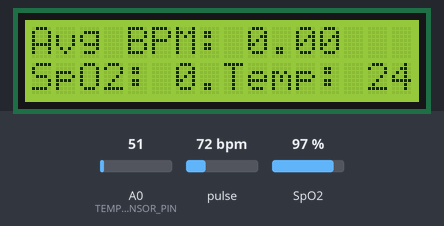
Simulated run of this sketch. Board: Arduino Uno, built with avr-gcc and run on an emulated ATmega328P. On the bench: 16×2 character LCD. The test bench sets the inputs (shaded band); at power-on: pulse 72 bpm, A0 (TEMP_SENSOR_PIN) = 51, SpO2 97 %. What the sketch prints to the serial monitor is not drawn.

Above: at 4.2 s.
4.3 s: pulse set to 42 bpm
At 6.4 s:
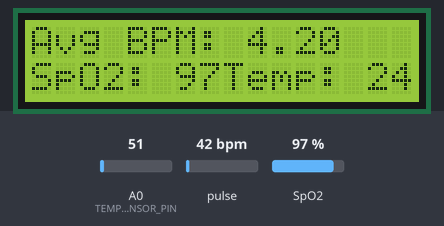
7.3 s: A0 (TEMP_SENSOR_PIN) set to 61
At 8.8 s:
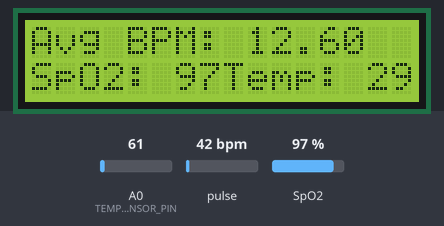
10.3 s: SpO2 set to 80 %
At 11.9 s:
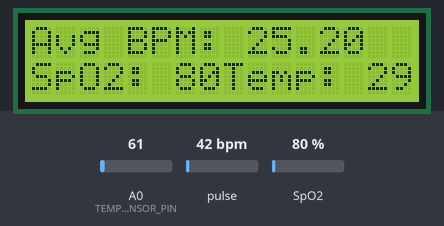
13.3 s: A0 (TEMP_SENSOR_PIN) set to 71
At 16.0 s:
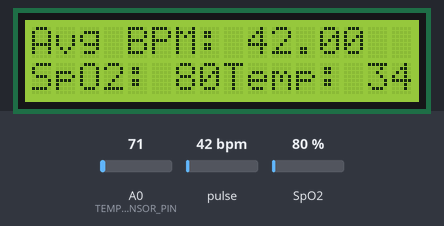
16.3 s: pulse set to 70 bpm
At 18.0 s:
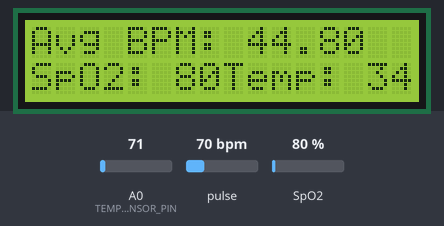
19.3 s: SpO2 set to 100 %
At 20.7 s:
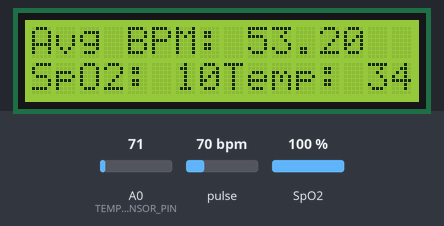
Timing chart, 0 to 22.3 s (numbered marks = the images above; inputs shaded):
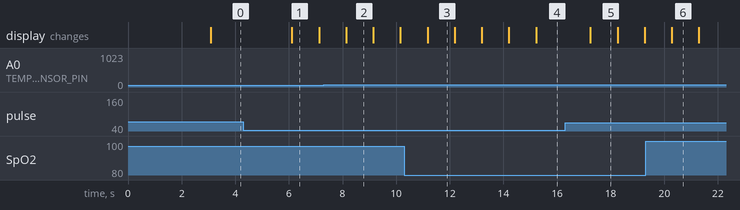

The sketch:

Lcd_pluse_detector.ino
```cpp
#include <LiquidCrystal.h>
#include <Wire.h>
#include "MAX30100_PulseOximeter.h"

#define NUM_READINGS 10
#define TEMP_SENSOR_PIN A0

int heartRateReadings[NUM_READINGS];
int currentIndex = 0;
int totalHeartRate = 0;

const int rs = 12 , en = 11 , d4 = 5 , d5 = 4 , d6 = 3 , d7 = 2;
LiquidCrystal lcd(rs,en,d4,d5,d6,d7);

#define REPORTING_PERIOD_MS 1000

PulseOximeter pox;
uint32_t tsLastReport = 0;

void onBeatDetected()
{
    Serial.println("Beat!");
}

void setup()
{
    Serial.begin(115200);
    Serial.print("Initializing pulse oximeter..");
    lcd.begin(16,2);
    lcd.print("Initializing...");
    delay(3000);
    lcd.clear();

    // Initialize the PulseOximeter instance
    if (!pox.begin()) {
        Serial.println("FAILED");
        while (true);
    } else {
        Serial.println("SUCCESS");
    }
    pox.setIRLedCurrent(MAX30100_LED_CURR_7_6MA);

    // Register a callback for the beat detection
    pox.setOnBeatDetectedCallback(onBeatDetected);
}

void loop()
{
    // Make sure to call update as fast as possible
    pox.update();
    if (millis() - tsLastReport > REPORTING_PERIOD_MS) {
        // Read heart rate and SpO2
        int heartRate = pox.getHeartRate();
        float spo2 = pox.getSpO2();

        // Read temperature from LM35
        int tempReading = analogRead(TEMP_SENSOR_PIN);
        float temperatureC = (tempReading * (5.0 / 1024.0)) * 100.0;  // Convert to Celsius

        // Update total heart rate
        totalHeartRate -= heartRateReadings[currentIndex];
        heartRateReadings[currentIndex] = heartRate;
        totalHeartRate += heartRate;
        currentIndex = (currentIndex + 1) % NUM_READINGS;

        // Calculate average heart rate
        float averageHeartRate = totalHeartRate / (float)NUM_READINGS;

        // Print average heart rate and temperature
        Serial.print("Average heart rate: ");
        Serial.println(averageHeartRate);
        Serial.print("SpO2: ");
        Serial.print(spo2);
        Serial.print(" %");
        Serial.print("Temperature: ");
        Serial.print(temperatureC);
        Serial.println(" C");

        lcd.clear();
        lcd.setCursor(0, 0);
        lcd.print("Avg BPM: ");
        lcd.print(averageHeartRate);

        lcd.setCursor(0, 1);
        lcd.print("SpO2: ");
        lcd.print(spo2);
        lcd.print(" %");

        lcd.setCursor(8, 1);
        lcd.print("Temp: ");
        lcd.print(temperatureC);
        lcd.print("C");

        tsLastReport = millis();
    }

    // Periodic updates for heart rate and SpO2
    if (millis() - tsLastReport > REPORTING_PERIOD_MS) {
        Serial.print("Heart rate: ");
        Serial.print(pox.getHeartRate());
        Serial.print(" bpm / SpO2: ");
        Serial.print(pox.getSpO2());
        Serial.println(" %");

        lcd.clear();
        lcd.setCursor(0, 0);
        lcd.print("BPM: ");
        lcd.print(pox.getHeartRate());

        lcd.setCursor(0, 1);
        lcd.print("SpO2: ");
        lcd.print(pox.getSpO2());
        lcd.print("%");

        tsLastReport = millis();
    }
}
```

Measured:
- after the input at 16.3 s, the display: changes after 0.94 s (image 5)
- what the display in image 1 shows lasts 1.0 s, from 6.1 s to 7.1 s
